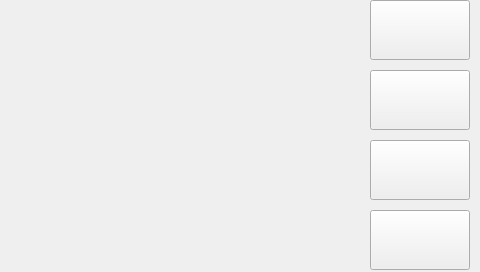
<?xml version="1.0" encoding="UTF-8"?>
<ui version="4.0">
 <class>Widget</class>
 <widget class="QWidget" name="Widget">
  <property name="geometry">
   <rect>
    <x>0</x>
    <y>0</y>
    <width>480</width>
    <height>272</height>
   </rect>
  </property>
  <property name="windowTitle">
   <string>Widget</string>
  </property>
  <widget class="QPushButton" name="Receive">
   <property name="geometry">
    <rect>
     <x>370</x>
     <y>0</y>
     <width>100</width>
     <height>60</height>
    </rect>
   </property>
   <property name="text">
    <string/>
   </property>
   <property name="icon">
    <iconset resource="images.qrc">
     <normaloff>:/file/images/play.png</normaloff>:/file/images/play.png</iconset>
   </property>
   <property name="iconSize">
    <size>
     <width>100</width>
     <height>60</height>
    </size>
   </property>
  </widget>
  <widget class="QPushButton" name="Stop">
   <property name="geometry">
    <rect>
     <x>370</x>
     <y>70</y>
     <width>100</width>
     <height>60</height>
    </rect>
   </property>
   <property name="text">
    <string/>
   </property>
   <property name="icon">
    <iconset resource="images.qrc">
     <normaloff>:/file/images/pause.png</normaloff>:/file/images/pause.png</iconset>
   </property>
   <property name="iconSize">
    <size>
     <width>100</width>
     <height>60</height>
    </size>
   </property>
  </widget>
  <widget class="QPushButton" name="Quit">
   <property name="geometry">
    <rect>
     <x>370</x>
     <y>210</y>
     <width>100</width>
     <height>60</height>
    </rect>
   </property>
   <property name="text">
    <string/>
   </property>
   <property name="icon">
    <iconset resource="images.qrc">
     <normaloff>:/file/images/exit.png</normaloff>:/file/images/exit.png</iconset>
   </property>
   <property name="iconSize">
    <size>
     <width>100</width>
     <height>60</height>
    </size>
   </property>
  </widget>
  <widget class="QLabel" name="label">
   <property name="geometry">
    <rect>
     <x>10</x>
     <y>10</y>
     <width>341</width>
     <height>240</height>
    </rect>
   </property>
   <property name="text">
    <string/>
   </property>
  </widget>
  <widget class="QPushButton" name="Playback">
   <property name="geometry">
    <rect>
     <x>370</x>
     <y>140</y>
     <width>100</width>
     <height>60</height>
    </rect>
   </property>
   <property name="cursor">
    <cursorShape>ArrowCursor</cursorShape>
   </property>
   <property name="text">
    <string/>
   </property>
   <property name="icon">
    <iconset resource="images.qrc">
     <normaloff>:/file/images/replay.png</normaloff>:/file/images/replay.png</iconset>
   </property>
   <property name="iconSize">
    <size>
     <width>100</width>
     <height>60</height>
    </size>
   </property>
  </widget>
 </widget>
 <layoutdefault spacing="6" margin="11"/>
 <resources>
  <include location="images.qrc"/>
 </resources>
 <connections/>
</ui>
